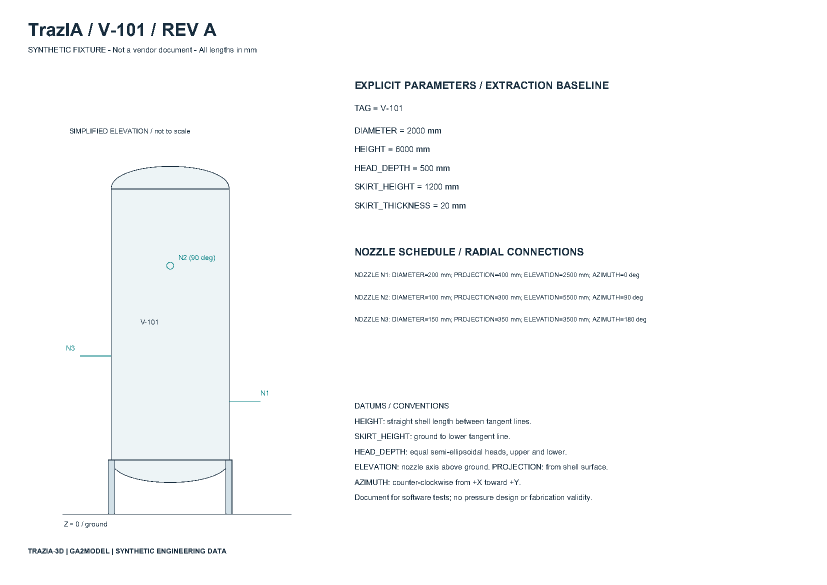
#> input picture tests/fixtures/vision_cache/ga_v101.png, 1654 x 1170 px (shown at 1/2 size)
$ python -i raster.py   (imports and definitions only)
#> lines starting #> are read from the running program, lines starting #| are printed output that depends on the picture; after the words box and inside, x2 and y2 are one past the last pixel; in counts of white or black regions, pixels touching at a corner belong together
"""Geometría de un GA escaneado con OpenCV (DEC-07): mismas estructuras que `vector`, en puntos.

Pasos:
1. Binarizar (Otsu) y enderezar: el giro del escaneo se mide con las líneas largas del marco.
2. Virola: el par de verticales largas unidas por arriba y por abajo (una cota no lo está).
3. Fondo superior: la cúpula más alta junto al eje (sin la columna del eje, que es discontinuo).
4. Suelo: la línea horizontal larga bajo la virola; el faldón va de la virola al suelo.
5. Boquillas del alzado: trazos horizontales que salen de los laterales; el cuello son dos líneas.
6. Planta: circunferencia por Hough; los muñones cruzan un anillo exterior con dos trazos cada uno.

La precisión depende de la resolución y del escaneo: es una medida, no una lectura.
"""

import math

import numpy as np

from .vector import Elevation, ElevationStub, Plan, PlanStub


def _cv():
    import cv2  # opencv-python-headless (Apache-2.0)

    return cv2


def binarize(image, *, with_angle: bool = False):
    """Imagen PIL → máscara de tinta (True = trazo), enderezada. Con `with_angle`, también el
    giro corregido (grados), para devolver puntos al marco original con `unrotate`."""
    cv2 = _cv()
    gray = np.array(image.convert("L"))
    _, ink = cv2.threshold(gray, 0, 255, cv2.THRESH_BINARY_INV + cv2.THRESH_OTSU)
    angle = _skew(ink)
    if abs(angle) > 0.05:
        h, w = ink.shape
        matrix = cv2.getRotationMatrix2D((w / 2, h / 2), angle, 1.0)
        ink = cv2.warpAffine(ink, matrix, (w, h), flags=cv2.INTER_NEAREST, borderValue=0)
    else:
        angle = 0.0
    return (ink > 0, angle) if with_angle else ink > 0


# [9 lines left out: function unrotate, not called in this run]


def _skew(ink: np.ndarray) -> float:
    """Giro en grados medido con las líneas casi horizontales más largas (marco y cajetín)."""
    cv2 = _cv()
    h, w = ink.shape
    lines = cv2.HoughLinesP(ink, 1, np.pi / 1800, threshold=200, minLineLength=w // 3, maxLineGap=8)
    if lines is None:
        return 0.0
    angles = []
    for x0, y0, x1, y1 in lines[:, 0]:
        a = math.degrees(math.atan2(y1 - y0, x1 - x0))
        if abs(a) < 3:
            angles.append(a)
    return float(np.median(angles)) if angles else 0.0


# [317 lines left out: functions _runs, _vertical_segments, find_elevation, _dome, _ground, _elevation_stubs and 7 more, not called in this run]

>>> from PIL import Image
>>> picture = Image.open('../../../tests/fixtures/vision_cache/ga_v101.png')
#> picture is the input picture: PIL image 1654x1170 RGB; mean R, G, B 249.4, 250.4, 250.8
>>> result = binarize(picture)
#> in binarize, `_, ink = cv2.threshold(gray, 0, 255, cv2.THRESH_BINARY_INV + cv2.THRES..`:
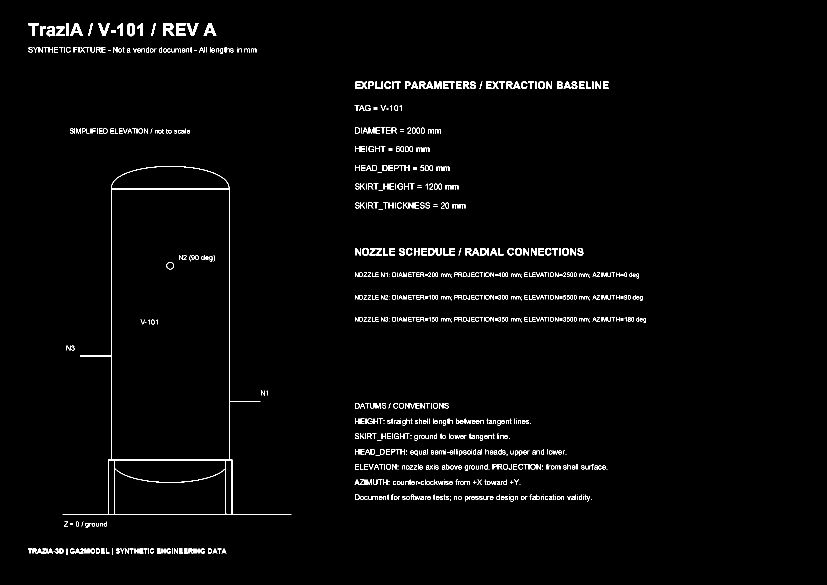
#> ink: shape (1170, 1654) (shown at 1/2 size); 1.8% white in thin lines or dots, all inside (x1, y1, x2, y2) = (56, 46, 1292, 1110)
#> in _skew, `lines = cv2.HoughLinesP(ink, 1, np.pi / 1800, threshold=200, minLineLe..`: lines = None
#> in binarize, `angle = _skew(ink)`: angle = 0
